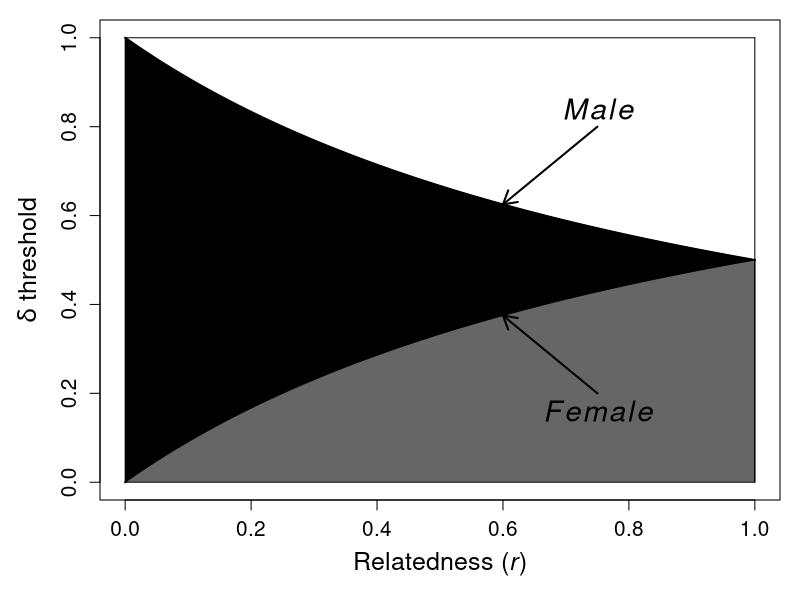
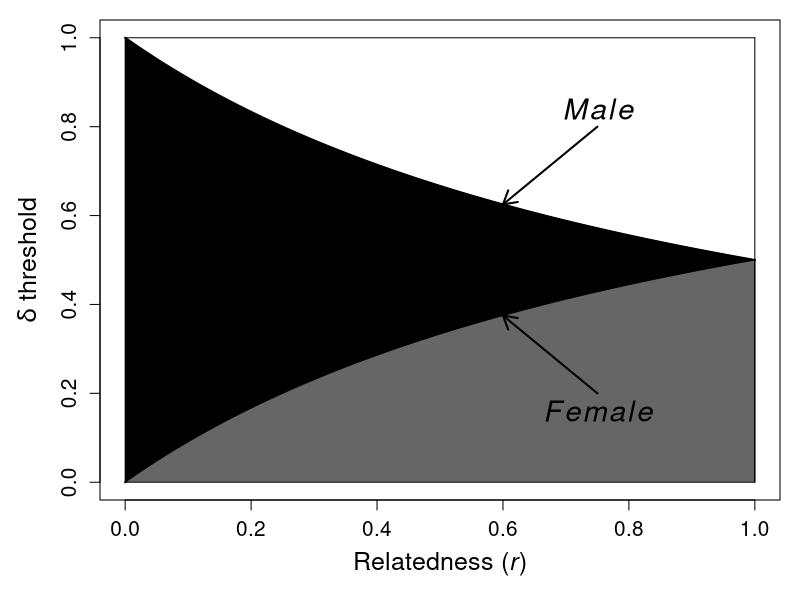
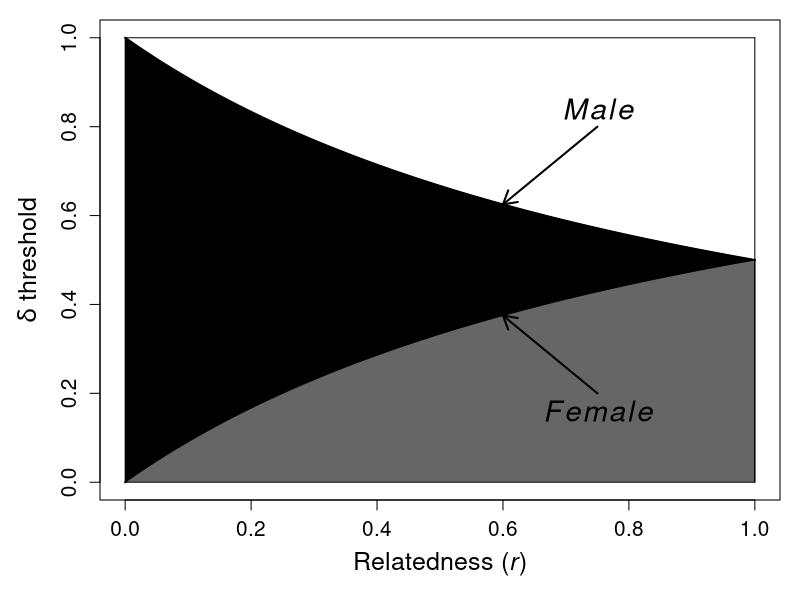
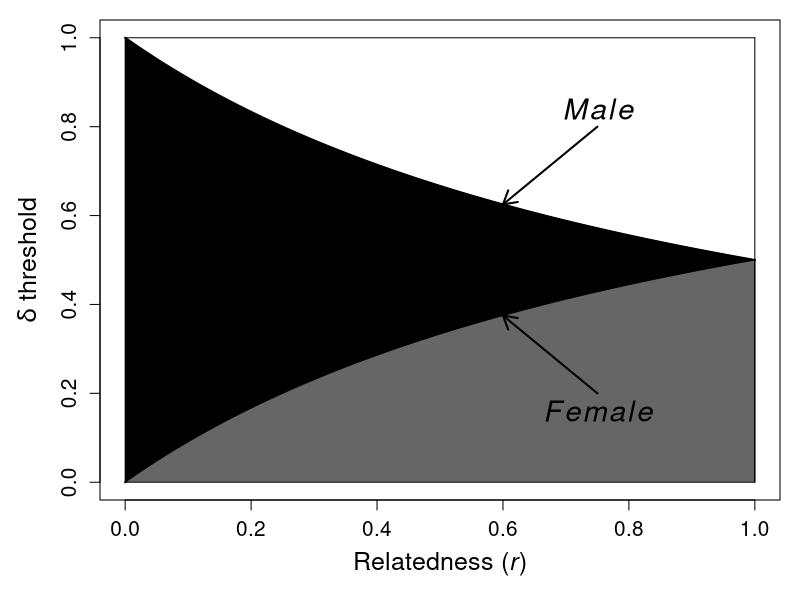
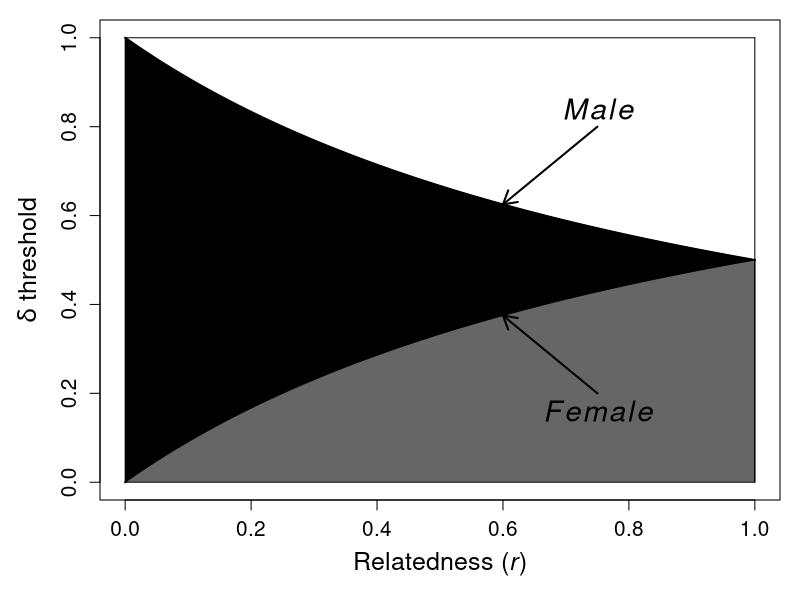
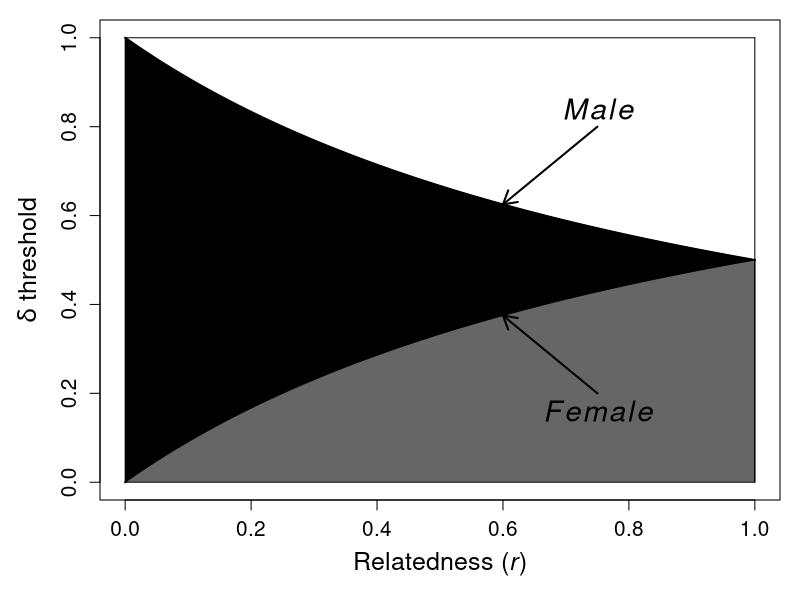
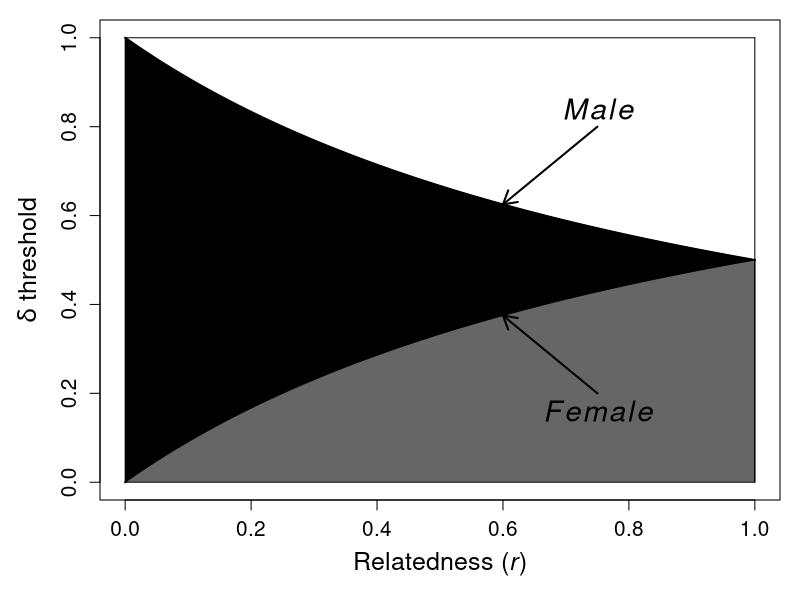
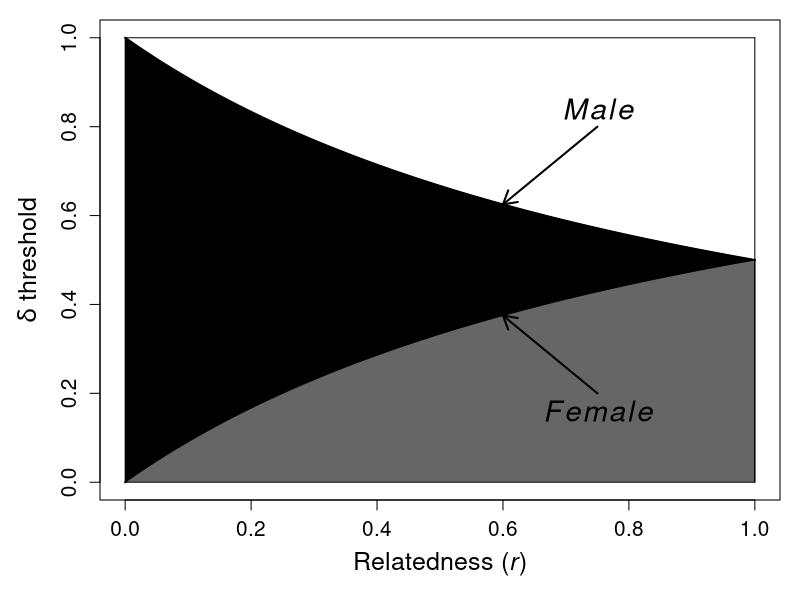

Write the R code that produced these figures, in order. (Note: this script raises an error after producing the figures.)
## ---- chunk 1
initialise_inds <- function(N = 200){
    ID      <- matrix(data = 0, nrow = N, ncol = 30);
    ID[,1]  <- 1:N;
    ID[,2]  <- rbinom(n = N, size = 1, prob = 0.5);
    ID[,3]  <- sample(x = 1:10, size = N, replace = TRUE);
    ID[,4]  <- sample(x = 1:10, size = N, replace = TRUE);
    ID[,5]  <- rep(x = 0, times = N);
    ID[,6]  <- rep(x = -1, times = N);
    ID[,7]  <- rep(x = -1, times = N);
    ID[,8]  <- rep(x = 0, times = N);
    ID[,9]  <- rep(x = -1, times = N);
    ID[,10] <- rep(x = 0, times = N);
    return(ID);
}

initialise_Rmat <- function(ID){
    rows <- dim(ID)[1];
    Rmat <- matrix(data = 0, nrow = rows, ncol = rows);
    diag(Rmat) <- 1;
    Rmat <- cbind(ID[,1], Rmat);
    return(Rmat);
}

Rbuild <- function(Rmat, ID, Rmat_new){
    inds <- dim(ID)[1];
    for(i in 1:inds){
        if(ID[i, 6] %in% Rmat[,1] == FALSE){
            MomP <- -1;
        }else{
            MomP <- which(Rmat[,1] == ID[i, 6]);
        }
        if(ID[i, 7] %in% Rmat[,1] == FALSE){
            DadP <- -1;
        }else{
            DadP <- which(Rmat[,1] == ID[i, 7]);
        }
        # Inbreeding coefficient
        if(MomP < 0 | DadP < 0){
            Rmat_new[i, i+1] <- 1; 
        }else{
            Rmat_new[i, i+1] <- 1 + Rmat[MomP, DadP+1]; 
        }
        # Kinship coefficient
        j <- 1;
        while(j < i){
            if(ID[j, 6] %in% Rmat[,1] == FALSE){
                Om <- -1;
            }else{
                Om <- which(Rmat[,1] == ID[j, 6]);
            }
            if(ID[j, 7] %in% Rmat[,1] == FALSE){
                Od <- -1;
            }else{
                Od <- which(Rmat[,1] == ID[j, 7]);
            }
            
            if(ID[i,5] == 0 & ID[j,5] == 0){
                if(Om < 0 | MomP < 0){
                    w <- 0;
                }else{
                    if(MomP == Om){
                        w <- 0.5 * Rmat[MomP, Om + 1];
                    }else{
                        w <- Rmat[MomP, Om + 1];
                    }
                }
                if(Od < 0 | MomP < 0){
                    y <- 0;
                }else{
                    y <- Rmat[MomP, Od + 1];
                }
                if(Om < 0 | DadP < 0){
                    x <- 0;
                }else{
                    x <- Rmat[DadP, Om + 1];
                }
                if(Od < 0 | DadP < 0){
                    z <- 0;
                }else{
                    if(DadP == Od){
                        z <- 0.5 * Rmat[DadP, Od + 1];
                    }else{
                        z <- Rmat[DadP, Od + 1];
                    }
                }
            }
            rMmuP <- 0.5 * (w + y);
            rDmuP <- 0.5 * (x + z);
            rval  <- 0.5 * (rMmuP + rDmuP);
            
            Rmat_new[i, j+1] <- rval;
            Rmat_new[j, i+1] <- rval;
            j <- j + 1;
        }
    }
    
    for(i in 1:inds){
        for(j in 1:inds){
            if(ID[i, 6] == ID[j, 1]){
                if(ID[j, 6] == -1){
                    Rmat_new[i, j+1] = 0.25;
                    Rmat_new[j, i+1] = 0.25;
                }    
            }
            if(ID[i, 7] == ID[j, 1]){
                if(ID[j, 7] == -1){
                    Rmat_new[i, j+1] = 0.25;
                    Rmat_new[j, i+1] = 0.25;
                }    
            }
        }
    }
    
    return(Rmat_new);
}

mateselect <- function(ID, Rmat_new){
    fem <- ID[ID[,2] == 0 & ID[,5] == 0,];
    mal <- ID[ID[,2] == 1 & ID[,5] == 0,];
    for(i in 1:dim(fem)[1]){
        strat <- sum(fem[i,11:20]);
        vals  <- rep(0, dim(mal)[1]);
        fpos  <- which(Rmat_new[,1] == i); 
        for(j in 1:length(vals)){
            mpos    <- which(Rmat_new[,1] == j);
            kval    <- Rmat_new[i, j+1];
            vals[j] <- kval * strat;
        }
        if(strat < 0){
            weight <- 1 / (1 + (-1 * vals));
            probs  <- weight / sum(weight);
        }else{
            weight <- 1 + vals;
            probs  <- weight / sum(weight);
        }
        mate    <- sample(x = 1:dim(mal)[1], size = 1, pr = probs);
        mateID  <- mal[mate,1];
        matepos <- which(ID[,1] == mateID);
        ownID   <- fem[i, 1];
        ownpos  <- which(ID[,1] == ownID);
        ID[ownpos, 9]  <- mateID;
        ID[matepos, 9] <- ownID;
    }
    return(ID);
}

make_offspring <- function(ID, Rmat_new, nn = 6){
    start_ID <- max(ID[,1]) + 1;
    for(i in 1:dim(ID)[1]){
        if(ID[i, 2] == 0 & ID[i, 9] > 0 & ID[i, 5] == 0){
            mum    <- ID[i,];
            dadpos <- which(ID[,1] == ID[i, 9]);
            dad    <- ID[dadpos,];
            offs   <- matrix(data = 0, nrow = nn, ncol = dim(ID)[2]);
            offs[,1] <- start_ID:(start_ID+nn-1);
            start_ID <- start_ID + nn;
            offs[,2] <- rbinom(n = nn, size = 1, prob = 0.5);
            offs[,3] <- mum[3];
            offs[,4] <- mum[4];
            offs[,6] <- mum[1];
            offs[,7] <- dad[1];
            mrpos    <- which(Rmat_new[,1] == mum[1]);
            drpos    <- which(Rmat_new[,1] == dad[1]);
            offs[,8] <- Rmat_new[mrpos, drpos+1];
            offs[,11:30] <- mum[11:30];
            dum_vec  <- rbinom(n = length(offs[,11:30]), size = 1, prob = 0.5);
            dummy    <- matrix(data = dum_vec, nrow = dim(offs)[1]);
            dummy[dummy > 0] <- NA;
            
        }
    }
}

produce_offs <- function(ID, Rmat_new, nn){
    # NOTE: This toy model has unrealistic recombination between parents!
    mums  <- sum(ID[,2] == 0 & ID[, 5] == 0 & ID[, 9] != 0);
    offs  <- matrix(data = 0, nrow = mums * nn, ncol = dim(ID)[2]);
    start <- 1;
    for(i in 1:dim(ID)[1]){  # Unrealistic recombination saves some time.
        if(ID[i,2] == 0 & ID[i, 5] == 0 & ID[i, 9] != 0){
            her_off     <- matrix(data = ID[i,], nrow = nn, ncol = dim(ID)[2], 
                                  byrow = TRUE);
            her_off[,2] <- rbinom(n = nn, size = 1, prob = 0.5);
            her_off[,6] <- ID[i,1];
            her_off[,7] <- ID[i,9];
            mum_p       <- which(Rmat_new[,1] == ID[i,1]);
            dad_p       <- which(Rmat_new[,1] == ID[i,9]);
            her_off[,8] <- Rmat_new[mum_p, dad_p + 1];
            her_off[,9] <- -1;
            dad_o       <- which(ID[,1] == ID[i,9]);
            dad_overlay <- matrix(data = ID[dad_o,], nrow = nn, 
                                  ncol = dim(ID)[2], byrow = TRUE);
            to_vec      <- rbinom(n = nn*dim(ID)[2], size = 1, prob = 0.5);
            to_overlay  <- matrix(data = to_vec, nrow = nn);
            to_overlay[,1:10] <- 1;
            her_off[to_overlay < 1] <- NA;
            her_off[is.na(her_off)] <- dad_overlay[is.na(her_off)];
            offs[start:(start+(nn-1)), 1:dim(ID)[2]] <- her_off;
            start <- start + nn;
        }
    }
    max_ID   <- max(ID[,1]);
    offs[,1] <- (max_ID + 1):(max_ID + dim(offs)[1]); 
    return(offs);
}

mortality <- function(offs, beta){
    depression        <- exp(-1 * beta * offs[,8]);
    alive             <- rbinom(n = dim(offs)[1], size = 1, prob = depression);
    offs[alive < 1,5] <- -1;
    offs              <- offs[offs[,5] > -1,];
    return(offs);
}

mutation  <- function(offs, mu){
    mutations <- rbinom(n = 20*dim(offs)[1], size = 1, prob = mu);
    tot_mut   <- sum(mutations);
    mut_mat   <- matrix(data = mutations, nrow = dim(offs)[1]);
    mu_eff    <- rnorm(n = tot_mut, mean = 0, sd = 2);
    mut_mat[mut_mat > 0] <- mu_eff;
    offs[,11:30] <- offs[,11:30] + mut_mat;
    return(offs);
}

retain <- function(ID, offs){
    retainers <- rep(x = 0, times = dim(ID)[1]);
    for(i in 1:dim(ID)[1]){
        ID_num <- ID[i, 1];
        ismum  <- sum(offs[,6] == ID_num);
        isdad  <- sum(offs[,7] == ID_num);
        ispar  <- ismum + isdad;
        if(ispar < 1){
            retainers[i] <- 1;
        }
    }
    to_remove <- which(retainers == 1);
    ID <- ID[-to_remove,];
    return(ID);
}

get_stats <- function(ID){
    mean_inbr <- mean(ID[,8]);
    mean_aval <- mean(ID[,11:20]);
    sd_aval   <- sd(ID[,11:20]);
    mean_nval <- mean(ID[,21:30]);
    sd_nval   <- sd(ID[,21:30]);
    stat_vec  <- c(mean_inbr, mean_aval, sd_aval, mean_nval, sd_nval);
    return(stat_vec);
}

immigration <- function(ID, imm, IDst){
    max_ID     <- max(ID[,1]);
    immigrants <- initialise_inds(N = imm);
    avalues    <- rnorm(n = 10 * imm, mean = IDst[2], sd = IDst[3]);
    nvalues    <- rnorm(n = 10 * imm, mean = IDst[4], sd = IDst[5]);
    a_mat      <- matrix(data = avalues, nrow = imm);
    n_mat      <- matrix(data = nvalues, nrow = imm);
    immigrants[,2]     <- 1;
    immigrants[,11:20] <- a_mat;
    immigrants[,21:30] <- n_mat;
    imm_IDs            <- (max_ID + 1):(max_ID + imm);
    immigrants[,1]     <- imm_IDs;
    ID <- rbind(ID, immigrants);
    return(ID);
}

new_gen <- function(ID, Rmat, cost = 0, imm = 5, beta = 1, 
                    mu = 0.01, Kf = 100, Km = 100, nn = 6){
    N       <- dim(ID)[1];
    death   <- rep(x = 0, times = N);
    females <- sum(ID[,2] == 0 & ID[,5] <= 1);
    males   <- sum(ID[,2] == 1 & ID[,5] <= 1);
    strat   <- apply(X = ID[,11:20], MARGIN = 1, FUN = sum);
    strat_c <- abs(strat) * cost;
    strat_d <- rbinom(n = N, size = 1, prob = strat_c);
    death   <- death + strat_d;
    death   <- death + (ID[,5] > 1);
    ID[,5]  <- -1 * death;
    ID      <- ID[order(ID[,2], decreasing = FALSE),];
    ID      <- ID[order(ID[,5], decreasing = FALSE),];
    livef   <- sum(ID[,2] == 0 & ID[,5] < 2 & ID[,5] > -1);
    livem   <- sum(ID[,2] == 1 & ID[,5] < 2 & ID[,5] > -1);
    if(livef > Kf){
        rm   <- livef - Kf;
        rows <- which(ID[,2] == 0 & ID[,5] < 2 & ID[,5] > -1);
        ID[rows[1:rm],5] <- -1;
    }
    if(livem > Km){
        rm   <- livem - Km;
        rows <- which(ID[,2] == 1 & ID[,5] < 2 & ID[,5] > -1);
        ID[rows[1:rm],5] <- -1;
    }
    ID <- rbind(ID[ID[,5] >= 0,], ID[ID[,5] < 0,]);
    
    Rmat_new <- initialise_Rmat(ID);
    Rmat_new <- Rbuild(Rmat, ID, Rmat_new);
    
    ID   <- mateselect(ID, Rmat_new);
    offs <- produce_offs(ID, Rmat_new, nn);
    offs <- mortality(offs, beta);
    offs <- mutation(offs, mu);
    IDst <- get_stats(ID);
    
    lgn  <- ID[ID[,5] == 0,];
    
    ID[ID[,5] >= 0, 5] <- -1;
    
    ID <- retain(ID, offs);
    ID <- rbind(ID, offs);
    
    ID <- immigration(ID, imm, IDst);
    
    results <- list(ID = ID, Rmat = Rmat_new, stats = IDst, last_gen = lgn);
    return(results);
}

mate_connect <- function(ID){
    living     <- ID[ID[,5] == 0,];
    fem_count  <- sum(living[,2] == 0);
    mal_count  <- sum(living[,2] == 1);
    livsor     <- living[order(living[,2]),];
    livsor[,3] <- 1:dim(livsor)[1];
    pointpairs <- matrix(data = 0, nrow = dim(livsor)[1], ncol = 8);
    pointpairs[,1] <- livsor[,1];
    for(i in 1:dim(livsor)[1]){
        if(livsor[i, 2] == 0){
            femID <- livsor[i, 1];
            malID <- livsor[i, 9];
            femps <- i;
            malps <- which(livsor[,1] == malID);
            pointpairs[i, 2] <- malID;
        }
    }
    pointpairs[,3] <- 1:dim(pointpairs)[1];
    distr <- seq(from = 0, to = 2*pi, length.out = dim(pointpairs)[1]);
    for(i in 1:dim(pointpairs)[1]){
        xplace            <- 2 * cos(distr[pointpairs[i, 3]]);
        yplace            <- 2 * sin(distr[pointpairs[i, 3]]);
        pointpairs[i, 5]  <- xplace;
        pointpairs[i, 6]  <- yplace;
    }
    for(i in 1:dim(pointpairs)[1]){
        if(i <= fem_count){
            matepos           <- which(pointpairs[,1] == pointpairs[i, 2]);
            pointpairs[i, 4]  <- matepos;
            pointpairs[i, 7]  <- pointpairs[matepos, 5];
            pointpairs[i, 8]  <- pointpairs[matepos, 6];
        }
    }
    return(pointpairs);
}
## ---- chunk 2
ri <- matrix(data=c(1,0.5,0,0.5,1,0,0,0,1),nrow=3,byrow=TRUE);
Inbreed <- function(focal,mate,alt){
  Inb <- ri[focal,focal] + ri[focal,mate];
  Out <- ri[focal,mate]  + ri[focal,alt];
  DEL <- 1 - (Out/Inb);
  return(DEL);
}
rs <- seq(from=0,to=1,by=0.0001);
dl <- rep(x=0,length=length(rs));
for(i in 1:length(rs)){
  ri <- matrix(data=c(1,rs[i],0,rs[i],1,0,0,0,1),nrow=3,byrow=TRUE);
  dl[i] <- Inbreed(focal=1,mate=2,alt=3);
}
par(mar=c(5,5,1,1));
plot(x=rs,y=dl,type="l",lwd=2,
  xlab=expression(paste("Relatedness (",italic(r),")")),
  ylab=expression(paste(italic(delta)," threshold")),
  cex.lab=1.5,cex.axis=1.25,ylim=c(0,1));
Inbreed <- function(focal,mate,alt){
  Inb <- ri[focal,focal] + ri[focal,mate];
  Out <- ri[focal,focal]  + ri[focal,alt];
  DEL <- 1 - (Out/Inb);
  return(DEL);
}
dk <- rep(x=0,length=length(rs));
for(i in 1:length(rs)){
  ri <- matrix(data=c(1,rs[i],0,rs[i],1,0,0,0,1),nrow=3,byrow=TRUE);
  dk[i] <- Inbreed(focal=2,mate=1,alt=3);
}
points(x=rs,y=dk,type="l",lwd=2,
  cex.lab=1.25,cex.axis=1.5,ylim=c(0,1));
polygon(x=c(rs,rev(rs)),y=c(dk,rev(dl)),col="black");
polygon(x=c(rs,rev(rs)),y=c(rep(0,length(dk)),rev(dk)),col="grey40");
points(x=seq(from=0,to=1,by=0.1),y=rep(1,11),type="l");
points(y=seq(from=0,to=1,by=0.1),x=rep(1,11),type="l");
text(x=0.75,y=0.16,labels=expression(paste(italic(Female))),cex=1.75, col = "black");
arrows(x0=0.75,y0=0.2,x1=0.6,y1=0.375, length = 0.15, angle = 30, code = 2, lwd=2);
text(x=0.75,y=0.84,labels=expression(paste(italic(Male))),cex=1.75, col  = "black");
arrows(x0=0.75,y0=0.8,x1=0.6,y1=0.625, length = 0.15, angle = 30, code = 2, lwd=2);
## ---- chunk 3
ri <- matrix(data=c(1,0.5,0,0.5,1,0,0,0,1),nrow=3,byrow=TRUE);
Inbreed <- function(focal,mate,alt){
  Inb <- ri[focal,focal] + ri[focal,mate];
  Out <- ri[focal,mate]  + ri[focal,alt];
  DEL <- 1 - (Out/Inb);
  return(DEL);
}
rs <- seq(from=0,to=1,by=0.0001);
dl <- rep(x=0,length=length(rs));
for(i in 1:length(rs)){
  ri <- matrix(data=c(1,rs[i],0,rs[i],1,0,0,0,1),nrow=3,byrow=TRUE);
  dl[i] <- Inbreed(focal=1,mate=2,alt=3);
}
par(mar=c(5,5,1,1));
plot(x=rs,y=dl,type="l",lwd=2,
  xlab=expression(paste("Relatedness (",italic(r),")")),
  ylab=expression(paste(italic(delta)," threshold")),
  cex.lab=1.5,cex.axis=1.25,ylim=c(0,1));
Inbreed <- function(focal,mate,alt){
  Inb <- ri[focal,focal] + ri[focal,mate];
  Out <- ri[focal,focal]  + ri[focal,alt];
  DEL <- 1 - (Out/Inb);
  return(DEL);
}
dk <- rep(x=0,length=length(rs));
for(i in 1:length(rs)){
  ri <- matrix(data=c(1,rs[i],0,rs[i],1,0,0,0,1),nrow=3,byrow=TRUE);
  dk[i] <- Inbreed(focal=2,mate=1,alt=3);
}
points(x=rs,y=dk,type="l",lwd=2,
  cex.lab=1.25,cex.axis=1.5,ylim=c(0,1));
polygon(x=c(rs,rev(rs)),y=c(dk,rev(dl)),col="black");
polygon(x=c(rs,rev(rs)),y=c(rep(0,length(dk)),rev(dk)),col="grey40");
points(x=seq(from=0,to=1,by=0.1),y=rep(1,11),type="l");
points(y=seq(from=0,to=1,by=0.1),x=rep(1,11),type="l");
text(x=0.75,y=0.16,labels=expression(paste(italic(Female))),cex=1.75, col = "black");
arrows(x0=0.75,y0=0.2,x1=0.6,y1=0.375, length = 0.15, angle = 30, code = 2, lwd=2);
text(x=0.75,y=0.84,labels=expression(paste(italic(Male))),cex=1.75, col  = "black");
arrows(x0=0.75,y0=0.8,x1=0.6,y1=0.625, length = 0.15, angle = 30, code = 2, lwd=2);
## ---- chunk 4
ri <- matrix(data=c(1,0.5,0,0.5,1,0,0,0,1),nrow=3,byrow=TRUE);
Inbreed <- function(focal,mate,alt){
  Inb <- ri[focal,focal] + ri[focal,mate];
  Out <- ri[focal,mate]  + ri[focal,alt];
  DEL <- 1 - (Out/Inb);
  return(DEL);
}
rs <- seq(from=0,to=1,by=0.0001);
dl <- rep(x=0,length=length(rs));
for(i in 1:length(rs)){
  ri <- matrix(data=c(1,rs[i],0,rs[i],1,0,0,0,1),nrow=3,byrow=TRUE);
  dl[i] <- Inbreed(focal=1,mate=2,alt=3);
}
par(mar=c(5,5,1,1));
plot(x=rs,y=dl,type="l",lwd=2,
  xlab=expression(paste("Relatedness (",italic(r),")")),
  ylab=expression(paste(italic(delta)," threshold")),
  cex.lab=1.5,cex.axis=1.25,ylim=c(0,1));
Inbreed <- function(focal,mate,alt){
  Inb <- ri[focal,focal] + ri[focal,mate];
  Out <- ri[focal,focal]  + ri[focal,alt];
  DEL <- 1 - (Out/Inb);
  return(DEL);
}
dk <- rep(x=0,length=length(rs));
for(i in 1:length(rs)){
  ri <- matrix(data=c(1,rs[i],0,rs[i],1,0,0,0,1),nrow=3,byrow=TRUE);
  dk[i] <- Inbreed(focal=2,mate=1,alt=3);
}
points(x=rs,y=dk,type="l",lwd=2,
  cex.lab=1.25,cex.axis=1.5,ylim=c(0,1));
polygon(x=c(rs,rev(rs)),y=c(dk,rev(dl)),col="black");
polygon(x=c(rs,rev(rs)),y=c(rep(0,length(dk)),rev(dk)),col="grey40");
points(x=seq(from=0,to=1,by=0.1),y=rep(1,11),type="l");
points(y=seq(from=0,to=1,by=0.1),x=rep(1,11),type="l");
text(x=0.75,y=0.16,labels=expression(paste(italic(Female))),cex=1.75, col = "black");
arrows(x0=0.75,y0=0.2,x1=0.6,y1=0.375, length = 0.15, angle = 30, code = 2, lwd=2);
text(x=0.75,y=0.84,labels=expression(paste(italic(Male))),cex=1.75, col  = "black");
arrows(x0=0.75,y0=0.8,x1=0.6,y1=0.625, length = 0.15, angle = 30, code = 2, lwd=2);
## ---- chunk 5
ri <- matrix(data=c(1,0.5,0,0.5,1,0,0,0,1),nrow=3,byrow=TRUE);
Inbreed <- function(focal,mate,alt){
  Inb <- ri[focal,focal] + ri[focal,mate];
  Out <- ri[focal,mate]  + ri[focal,alt];
  DEL <- 1 - (Out/Inb);
  return(DEL);
}
rs <- seq(from=0,to=1,by=0.0001);
dl <- rep(x=0,length=length(rs));
for(i in 1:length(rs)){
  ri <- matrix(data=c(1,rs[i],0,rs[i],1,0,0,0,1),nrow=3,byrow=TRUE);
  dl[i] <- Inbreed(focal=1,mate=2,alt=3);
}
par(mar=c(5,5,1,1));
plot(x=rs,y=dl,type="l",lwd=2,
  xlab=expression(paste("Relatedness (",italic(r),")")),
  ylab=expression(paste(italic(delta)," threshold")),
  cex.lab=1.5,cex.axis=1.25,ylim=c(0,1));
Inbreed <- function(focal,mate,alt){
  Inb <- ri[focal,focal] + ri[focal,mate];
  Out <- ri[focal,focal]  + ri[focal,alt];
  DEL <- 1 - (Out/Inb);
  return(DEL);
}
dk <- rep(x=0,length=length(rs));
for(i in 1:length(rs)){
  ri <- matrix(data=c(1,rs[i],0,rs[i],1,0,0,0,1),nrow=3,byrow=TRUE);
  dk[i] <- Inbreed(focal=2,mate=1,alt=3);
}
points(x=rs,y=dk,type="l",lwd=2,
  cex.lab=1.25,cex.axis=1.5,ylim=c(0,1));
polygon(x=c(rs,rev(rs)),y=c(dk,rev(dl)),col="black");
polygon(x=c(rs,rev(rs)),y=c(rep(0,length(dk)),rev(dk)),col="grey40");
points(x=seq(from=0,to=1,by=0.1),y=rep(1,11),type="l");
points(y=seq(from=0,to=1,by=0.1),x=rep(1,11),type="l");
text(x=0.75,y=0.16,labels=expression(paste(italic(Female))),cex=1.75, col = "black");
arrows(x0=0.75,y0=0.2,x1=0.6,y1=0.375, length = 0.15, angle = 30, code = 2, lwd=2);
text(x=0.75,y=0.84,labels=expression(paste(italic(Male))),cex=1.75, col  = "black");
arrows(x0=0.75,y0=0.8,x1=0.6,y1=0.625, length = 0.15, angle = 30, code = 2, lwd=2);
## ---- chunk 6
ri <- matrix(data=c(1,0.5,0,0.5,1,0,0,0,1),nrow=3,byrow=TRUE);
Inbreed <- function(focal,mate,alt){
  Inb <- ri[focal,focal] + ri[focal,mate];
  Out <- ri[focal,mate]  + ri[focal,alt];
  DEL <- 1 - (Out/Inb);
  return(DEL);
}
rs <- seq(from=0,to=1,by=0.0001);
dl <- rep(x=0,length=length(rs));
for(i in 1:length(rs)){
  ri <- matrix(data=c(1,rs[i],0,rs[i],1,0,0,0,1),nrow=3,byrow=TRUE);
  dl[i] <- Inbreed(focal=1,mate=2,alt=3);
}
par(mar=c(5,5,1,1));
plot(x=rs,y=dl,type="l",lwd=2,
  xlab=expression(paste("Relatedness (",italic(r),")")),
  ylab=expression(paste(italic(delta)," threshold")),
  cex.lab=1.5,cex.axis=1.25,ylim=c(0,1));
Inbreed <- function(focal,mate,alt){
  Inb <- ri[focal,focal] + ri[focal,mate];
  Out <- ri[focal,focal]  + ri[focal,alt];
  DEL <- 1 - (Out/Inb);
  return(DEL);
}
dk <- rep(x=0,length=length(rs));
for(i in 1:length(rs)){
  ri <- matrix(data=c(1,rs[i],0,rs[i],1,0,0,0,1),nrow=3,byrow=TRUE);
  dk[i] <- Inbreed(focal=2,mate=1,alt=3);
}
points(x=rs,y=dk,type="l",lwd=2,
  cex.lab=1.25,cex.axis=1.5,ylim=c(0,1));
polygon(x=c(rs,rev(rs)),y=c(dk,rev(dl)),col="black");
polygon(x=c(rs,rev(rs)),y=c(rep(0,length(dk)),rev(dk)),col="grey40");
points(x=seq(from=0,to=1,by=0.1),y=rep(1,11),type="l");
points(y=seq(from=0,to=1,by=0.1),x=rep(1,11),type="l");
text(x=0.75,y=0.16,labels=expression(paste(italic(Female))),cex=1.75, col = "black");
arrows(x0=0.75,y0=0.2,x1=0.6,y1=0.375, length = 0.15, angle = 30, code = 2, lwd=2);
text(x=0.75,y=0.84,labels=expression(paste(italic(Male))),cex=1.75, col  = "black");
arrows(x0=0.75,y0=0.8,x1=0.6,y1=0.625, length = 0.15, angle = 30, code = 2, lwd=2);
## ---- chunk 7
ri <- matrix(data=c(1,0.5,0,0.5,1,0,0,0,1),nrow=3,byrow=TRUE);
Inbreed <- function(focal,mate,alt){
  Inb <- ri[focal,focal] + ri[focal,mate];
  Out <- ri[focal,mate]  + ri[focal,alt];
  DEL <- 1 - (Out/Inb);
  return(DEL);
}
rs <- seq(from=0,to=1,by=0.0001);
dl <- rep(x=0,length=length(rs));
for(i in 1:length(rs)){
  ri <- matrix(data=c(1,rs[i],0,rs[i],1,0,0,0,1),nrow=3,byrow=TRUE);
  dl[i] <- Inbreed(focal=1,mate=2,alt=3);
}
par(mar=c(5,5,1,1));
plot(x=rs,y=dl,type="l",lwd=2,
  xlab=expression(paste("Relatedness (",italic(r),")")),
  ylab=expression(paste(italic(delta)," threshold")),
  cex.lab=1.5,cex.axis=1.25,ylim=c(0,1));
Inbreed <- function(focal,mate,alt){
  Inb <- ri[focal,focal] + ri[focal,mate];
  Out <- ri[focal,focal]  + ri[focal,alt];
  DEL <- 1 - (Out/Inb);
  return(DEL);
}
dk <- rep(x=0,length=length(rs));
for(i in 1:length(rs)){
  ri <- matrix(data=c(1,rs[i],0,rs[i],1,0,0,0,1),nrow=3,byrow=TRUE);
  dk[i] <- Inbreed(focal=2,mate=1,alt=3);
}
points(x=rs,y=dk,type="l",lwd=2,
  cex.lab=1.25,cex.axis=1.5,ylim=c(0,1));
polygon(x=c(rs,rev(rs)),y=c(dk,rev(dl)),col="black");
polygon(x=c(rs,rev(rs)),y=c(rep(0,length(dk)),rev(dk)),col="grey40");
points(x=seq(from=0,to=1,by=0.1),y=rep(1,11),type="l");
points(y=seq(from=0,to=1,by=0.1),x=rep(1,11),type="l");
text(x=0.75,y=0.16,labels=expression(paste(italic(Female))),cex=1.75, col = "black");
arrows(x0=0.75,y0=0.2,x1=0.6,y1=0.375, length = 0.15, angle = 30, code = 2, lwd=2);
text(x=0.75,y=0.84,labels=expression(paste(italic(Male))),cex=1.75, col  = "black");
arrows(x0=0.75,y0=0.8,x1=0.6,y1=0.625, length = 0.15, angle = 30, code = 2, lwd=2);
## ---- chunk 8
ri <- matrix(data=c(1,0.5,0,0.5,1,0,0,0,1),nrow=3,byrow=TRUE);
Inbreed <- function(focal,mate,alt){
  Inb <- ri[focal,focal] + ri[focal,mate];
  Out <- ri[focal,mate]  + ri[focal,alt];
  DEL <- 1 - (Out/Inb);
  return(DEL);
}
rs <- seq(from=0,to=1,by=0.0001);
dl <- rep(x=0,length=length(rs));
for(i in 1:length(rs)){
  ri <- matrix(data=c(1,rs[i],0,rs[i],1,0,0,0,1),nrow=3,byrow=TRUE);
  dl[i] <- Inbreed(focal=1,mate=2,alt=3);
}
par(mar=c(5,5,1,1));
plot(x=rs,y=dl,type="l",lwd=2,
  xlab=expression(paste("Relatedness (",italic(r),")")),
  ylab=expression(paste(italic(delta)," threshold")),
  cex.lab=1.5,cex.axis=1.25,ylim=c(0,1));
Inbreed <- function(focal,mate,alt){
  Inb <- ri[focal,focal] + ri[focal,mate];
  Out <- ri[focal,focal]  + ri[focal,alt];
  DEL <- 1 - (Out/Inb);
  return(DEL);
}
dk <- rep(x=0,length=length(rs));
for(i in 1:length(rs)){
  ri <- matrix(data=c(1,rs[i],0,rs[i],1,0,0,0,1),nrow=3,byrow=TRUE);
  dk[i] <- Inbreed(focal=2,mate=1,alt=3);
}
points(x=rs,y=dk,type="l",lwd=2,
  cex.lab=1.25,cex.axis=1.5,ylim=c(0,1));
polygon(x=c(rs,rev(rs)),y=c(dk,rev(dl)),col="black");
polygon(x=c(rs,rev(rs)),y=c(rep(0,length(dk)),rev(dk)),col="grey40");
points(x=seq(from=0,to=1,by=0.1),y=rep(1,11),type="l");
points(y=seq(from=0,to=1,by=0.1),x=rep(1,11),type="l");
text(x=0.75,y=0.16,labels=expression(paste(italic(Female))),cex=1.75, col = "black");
arrows(x0=0.75,y0=0.2,x1=0.6,y1=0.375, length = 0.15, angle = 30, code = 2, lwd=2);
text(x=0.75,y=0.84,labels=expression(paste(italic(Male))),cex=1.75, col  = "black");
arrows(x0=0.75,y0=0.8,x1=0.6,y1=0.625, length = 0.15, angle = 30, code = 2, lwd=2);
## ---- chunk 9
ri <- matrix(data=c(1,0.5,0,0.5,1,0,0,0,1),nrow=3,byrow=TRUE);
Inbreed <- function(focal,mate,alt){
  Inb <- ri[focal,focal] + ri[focal,mate];
  Out <- ri[focal,mate]  + ri[focal,alt];
  DEL <- 1 - (Out/Inb);
  return(DEL);
}
rs <- seq(from=0,to=1,by=0.0001);
dl <- rep(x=0,length=length(rs));
for(i in 1:length(rs)){
  ri <- matrix(data=c(1,rs[i],0,rs[i],1,0,0,0,1),nrow=3,byrow=TRUE);
  dl[i] <- Inbreed(focal=1,mate=2,alt=3);
}
par(mar=c(5,5,1,1));
plot(x=rs,y=dl,type="l",lwd=2,
  xlab=expression(paste("Relatedness (",italic(r),")")),
  ylab=expression(paste(italic(delta)," threshold")),
  cex.lab=1.5,cex.axis=1.25,ylim=c(0,1));
Inbreed <- function(focal,mate,alt){
  Inb <- ri[focal,focal] + ri[focal,mate];
  Out <- ri[focal,focal]  + ri[focal,alt];
  DEL <- 1 - (Out/Inb);
  return(DEL);
}
dk <- rep(x=0,length=length(rs));
for(i in 1:length(rs)){
  ri <- matrix(data=c(1,rs[i],0,rs[i],1,0,0,0,1),nrow=3,byrow=TRUE);
  dk[i] <- Inbreed(focal=2,mate=1,alt=3);
}
points(x=rs,y=dk,type="l",lwd=2,
  cex.lab=1.25,cex.axis=1.5,ylim=c(0,1));
polygon(x=c(rs,rev(rs)),y=c(dk,rev(dl)),col="black");
polygon(x=c(rs,rev(rs)),y=c(rep(0,length(dk)),rev(dk)),col="grey40");
points(x=seq(from=0,to=1,by=0.1),y=rep(1,11),type="l");
points(y=seq(from=0,to=1,by=0.1),x=rep(1,11),type="l");
text(x=0.75,y=0.16,labels=expression(paste(italic(Female))),cex=1.75, col = "black");
arrows(x0=0.75,y0=0.2,x1=0.6,y1=0.375, length = 0.15, angle = 30, code = 2, lwd=2);
text(x=0.75,y=0.84,labels=expression(paste(italic(Male))),cex=1.75, col  = "black");
arrows(x0=0.75,y0=0.8,x1=0.6,y1=0.625, length = 0.15, angle = 30, code = 2, lwd=2);
## ---- chunk 10
fcoeff   <- seq(from = 0, to = 1, length = 1000);
survB0   <- rep(1, 1000);
survB0p2 <- exp(-1*0.2*fcoeff);
survB1   <- exp(-1*1*fcoeff);
survB2   <- exp(-1*2*fcoeff);
survB5   <- exp(-1*5*fcoeff);
par(mar = c(5, 5, 1, 0.5));
plot(x = 0, y = 0, type = "n", xlab = "Inbreeding coefficient (f)",
     ylab = expression(paste("Pr. offspring survival (1 - ",delta,")")),
     xlim = c(0, 1), ylim = c(0, 1), cex.lab = 1.5, cex.axis = 1.5);
points(x = fcoeff, y = survB0, type = "l", lwd = 3);
points(x = fcoeff, y = survB0p2, type = "l", lwd = 3);
points(x = fcoeff, y = survB1, type = "l", lwd = 3);
points(x = fcoeff, y = survB2, type = "l", lwd = 3);
points(x = fcoeff, y = survB5, type = "l", lwd = 3);
text(x = 0.8, y = 0.94, labels = expression(beta == 0), cex = 1.5);
text(x = 0.8, y = 0.79, labels = expression(beta == 0.2), cex = 1.5, srt = -8);
text(x = 0.7, y = 0.43, labels = expression(beta == 1), cex = 1.5, srt = -24);
text(x = 0.5, y = 0.30, labels = expression(beta == 2), cex = 1.5, srt = -32);
text(x = 0.3, y = 0.14, labels = expression(beta == 5), cex = 1.5, srt = -40);
## ---- chunk 11
inputPanel(
  sliderInput("Imm", label = "Immigrants", width="100%",
              min = 0.0, max = 10, value = 0, step = 1), 
  sliderInput("ID", label = "Inbreeding Depression", width="100%",
              min = 0.0, max = 10, value = 0, step = 0.5), 
  sliderInput("cost", label = "Strategy Cost", width="100%",
              min = 0.0, max = 0.1, value = 0, step = 0.01), 
  sliderInput("mu", label = "Mutation Rate", width="100%",
              min = 0.0, max = 0.1, value = 0, step = 0.01), 
  actionButton("mate", "New Generation"),
  actionButton("reset", "Reset")
)

gen     <- reactiveValues();
iter    <- reactiveValues();
mtt     <- reactiveValues();

gen$dat  <- list(ID = NULL, Rmat = NULL, lgn = NULL);
iter$all <- 0;
iter$nue <- 0;
iter$kva <- 0;
iter$mkv <- 0;
mtt$dat  <- NULL;

Ds    <- observeEvent(input$mate, {
        if( is.null(gen$dat$ID) == TRUE | is.null(gen$dat$ID) == TRUE){
            gen$dat$ID   <- initialise_inds(N = 80);
            gen$dat$Rmat <- initialise_Rmat(gen$dat$ID);
        }else{
            gen$dat  <- new_gen(ID = gen$dat$ID, Rmat = gen$dat$Rmat, 
                                Kf = 40, Km = 40, beta = input$ID, 
                                imm = input$Imm, cost = input$cost, 
                                mu = input$mu);
            iter$all <- c(iter$all, mean(gen$dat$ID[,11:20]));
            iter$nue <- c(iter$nue, mean(gen$dat$ID[,21:30]));
            kvalues  <- gen$dat$Rmat;
            kvalues  <- kvalues[,-1];
            if(dim(kvalues)[1] > 80){
                kvalues <- kvalues[1:80, 1:80];
            }
            diag(kvalues) <- NA ;#diag(kvalues) * 0.5;
            iter$kva <- kvalues;
            iter$mkv <- c(iter$mkv, mean(kvalues, na.rm = TRUE));
            mtID     <- gen$dat$last_gen;
            mtt$dat  <- mate_connect(mtID);
        }
})

rs    <- observeEvent(input$reset, {
       gen$dat <- list(ID = NULL, Rmat = NULL);
       iter$all <- 0;
       iter$nue <- 0;
       iter$kva <- 0;
       iter$mkv <- 0;
})

renderPlot({
  par(bg = 'transparent');
  malle <- iter$all;
  mneut <- iter$nue
  mkval <- iter$mkv
  gens  <- 1:length(iter$all);
  if(length(gens) < 6){
      par(mfrow = c(1, 2));
      if(length(gens) > 1){
          dat <- mtt$dat;
          femrow <- 1:sum(dat[,2] > 0);
          malrow <- (sum(dat[,2] > 0) + 1):dim(dat)[1];
          plot(x = dat[, 5], y = dat[, 6], pch = 15, col = "blue", cex = 1.25,
               xlim = c(-2, 2), ylim = c(-2, 2), xaxt = "n", yaxt = "n", xlab = "",
               ylab = "", type = "n", bty = "n");
          text(x = -2, y = -2, pos = 4, col = "red", labels = "Males", cex = 1.75);
          text(x = -2, y =  2, pos = 4, col = "blue", labels = "Females", cex = 1.75);
          arrows(x0 = dat[femrow,5], x1 = dat[femrow,7], y0 = dat[femrow,6], 
              y1 = dat[femrow,8], length = 0, lwd = 2);
          points(x = dat[femrow, 5], y = dat[femrow, 6], pch = 15, col = "blue", cex = 1.25);
          points(x = dat[malrow, 5], y = dat[malrow, 6], pch = 16, col = "red", cex = 1.25);
          plot(x = 0:5, y = 0:5, type = "n", ylim = c(0, 1), cex.axis = 1.5,
               cex.lab = 1.5, xlab = "Generation", ylab = "Mean Kinship", 
               bg = "transparent");
          points(x = gens, y = mkval, pch = 20, cex = 1.5, type = "b",
                 lwd = 2, col = "black");
      }else{
          plot.new();
      }
  }else{
      par(mfrow = c(1, 2));
      dat <- mtt$dat;
      femrow <- 1:sum(dat[,2] > 0);
      malrow <- (sum(dat[,2] > 0) + 1):dim(dat)[1];
      plot(x = dat[, 5], y = dat[, 6], pch = 15, col = "blue", cex = 1.25,
           xlim = c(-2, 2), ylim = c(-2, 2), xaxt = "n", yaxt = "n", xlab = "",
           ylab = "", type = "n", bty = "n");
           arrows(x0 = dat[femrow,5], x1 = dat[femrow,7], y0 = dat[femrow,6], 
           y1 = dat[femrow,8], length = 0, lwd = 2);
      text(x = -2, y = -2, pos = 4, col = "red", labels = "Males", cex = 1.75);
      text(x = -2, y =  2, pos = 4, col = "blue", labels = "Females", cex = 1.75);
      points(x = dat[femrow, 5], y = dat[femrow, 6], pch = 15, col = "blue", cex = 1.25);
      points(x = dat[malrow, 5], y = dat[malrow, 6], pch = 15, col = "red", cex = 1.25);
      x0 <- length(gens) - 5;
      x1 <- length(gens) + 0;
      plot(x = x0:x1, y = 0:5, type = "n", ylim = c(0, 1), cex.axis = 1.5,
           cex.lab = 1.5, xlab = "Generation", ylab = "Mean Kinship", 
           bg = "transparent");
      points(x = gens, y = mkval, pch = 20, cex = 1.5, type = "b",
                 lwd = 2, col = "black");
  }
})
## ---- chunk 12
inputPanel(
  sliderInput("Imm3", label = "Immigrants", width="100%",
              min = 0.0, max = 10, value = 0, step = 1), 
  sliderInput("ID3", label = "Inbreeding Depression", width="100%",
              min = 0.0, max = 10, value = 0, step = 0.5), 
  sliderInput("cost3", label = "Strategy Cost", width="100%",
              min = 0.0, max = 0.1, value = 0, step = 0.01), 
  sliderInput("mu3", label = "Mutation Rate", width="100%",
              min = 0.0, max = 0.1, value = 0, step = 0.01), 
  actionButton("mate3", "New Generation"),
  actionButton("reset3", "Reset")
)

gen     <- reactiveValues();
iter    <- reactiveValues();

gen$dat  <- list(ID = NULL, Rmat = NULL);
iter$all <- 0;
iter$nue <- 0;
iter$kva <- 0;
iter$mkv <- 0;

Ds    <- observeEvent(input$mate3, {
        if( is.null(gen$dat$ID) == TRUE | is.null(gen$dat$ID) == TRUE){
            gen$dat$ID   <- initialise_inds(N = 80);
            gen$dat$Rmat <- initialise_Rmat(gen$dat$ID);
        }else{
            gen$dat  <- new_gen(ID = gen$dat$ID, Rmat = gen$dat$Rmat, 
                                Kf = 40, Km = 40, beta = input$ID3, 
                                imm = input$Imm3, cost = input$cost3, 
                                mu = input$mu3);
            iter$all <- c(iter$all, mean(gen$dat$ID[,11:20]));
            iter$nue <- c(iter$nue, mean(gen$dat$ID[,21:30]));
            kvalues  <- gen$dat$Rmat;
            kvalues  <- kvalues[,-1];
            if(dim(kvalues)[1] > 80){
                kvalues <- kvalues[1:80, 1:80];
            }
            diag(kvalues) <- NA ;#diag(kvalues) * 0.5;
            iter$kva <- kvalues;
            iter$mkv <- c(iter$mkv, mean(kvalues, na.rm = TRUE));
        }
})

rs    <- observeEvent(input$reset3, {
       gen$dat <- list(ID = NULL, Rmat = NULL);
       iter$all <- 0;
       iter$nue <- 0;
       iter$kva <- 0;
       iter$mkv <- 0;
})

renderPlot({
  par(bg = 'transparent');
  malle <- iter$all;
  mneut <- iter$nue
  mkval <- iter$mkv
  gens  <- 1:length(iter$all);
  if(length(gens) < 6){
      par(mfrow = c(1, 2));
      if(length(gens) > 0){
          par(mar = c(7, 5, 5, 5));
          hist(iter$kva, xlim = c(0, 1), ylim = c(0, 20), freq = FALSE, col = "black",
               yaxt = "n", ylab = "", main = "", xlab = "", 
               breaks = seq(from = 0, to = 1, by = 0.05), cex.axis = 1.5);
          title(xlab = "Kinship (k)", line = 4, cex.axis = 1.5, cex.lab = 1.5);
          box(lwd = 3);
          plot(x = 0:5, y = 0:5, type = "n", ylim = c(0, 1), cex.axis = 1.5,
               cex.lab = 1.5, xlab = "Generation", ylab = "Mean Kinship", 
               bg = "transparent");
          points(x = gens, y = mkval, pch = 20, cex = 1.5, type = "b",
                 lwd = 2, col = "black");
      }else{
          plot.new();
      }
  }else{
      x0 <- length(gens) - 5;
      x1 <- length(gens) + 0;
      par(mfrow = c(1, 2), mar = c(7, 5, 5, 5));
      hist(iter$kva, xlim = c(0, 1), ylim = c(0, 20), freq = FALSE, col = "black",
           yaxt = "n", ylab = "", main = "", xlab = "", 
           breaks = seq(from = 0, to = 1, by = 0.05), cex.axis = 1.5);
      title(xlab = "Kinship (k)", line = 4, cex.axis = 1.5, cex.lab = 1.5);
      box(lwd = 3);
      plot(x = x0:x1, y = 0:5, type = "n", ylim = c(0, 1), cex.axis = 1.5,
           cex.lab = 1.5, xlab = "Generation", ylab = "Mean Kinship", 
           bg = "transparent");
      points(x = gens, y = mkval, pch = 20, cex = 1.5, type = "b",
                 lwd = 2, col = "black");
  }
})
## ---- chunk 13
renderPlot({
  par(bg = 'transparent');
  malle <- iter$all;
  mneut <- iter$nue
  mkval <- iter$mkv
  gens  <- 1:length(iter$all);
  par(mar = c(7, 5, 5, 5));
  hist(iter$kva, xlim = c(0, 1), ylim = c(0, 20), freq = FALSE, col = "black",
        yaxt = "n", ylab = "", main = "", xlab = "", 
        breaks = seq(from = 0, to = 1, by = 0.05), cex.axis = 1.5);
  title(xlab = "Kinship (k)", line = 4, cex.axis = 1.5, cex.lab = 1.5);
  box(lwd = 3);
})
## ---- chunk 14
inputPanel(
  sliderInput("Imm2", label = "Immigrants", width="100%",
              min = 0.0, max = 10, value = 2, step = 1), 
  sliderInput("ID2", label = "Inbreeding Depression", width="100%",
              min = 0.0, max = 10, value = 8, step = 0.5), 
  sliderInput("cost2", label = "Strategy Cost", width="100%",
              min = 0.0, max = 0.1, value = 0, step = 0.01), 
  sliderInput("mu2", label = "Mutation Rate", width="100%",
              min = 0.0, max = 0.1, value = 0, step = 0.01), 
  actionButton("mate2", "New Generation"),
  actionButton("reset2", "Reset")
)

gen     <- reactiveValues();
iter    <- reactiveValues();

gen$dat  <- list(ID = NULL, Rmat = NULL);
iter$all <- 0;
iter$nue <- 0;
iter$kva <- 0;
iter$mkv <- 0;

Ds    <- observeEvent(input$mate2, {
        if( is.null(gen$dat$ID) == TRUE | is.null(gen$dat$ID) == TRUE){
            gen$dat$ID   <- initialise_inds(N = 80);
            gen$dat$Rmat <- initialise_Rmat(gen$dat$ID);
        }else{
            gen$dat  <- new_gen(ID = gen$dat$ID, Rmat = gen$dat$Rmat, 
                                Kf = 40, Km = 40, beta = input$ID2, 
                                imm = input$Imm2, cost = input$cost2, 
                                mu = input$mu2);
            iter$all <- c(iter$all, mean(gen$dat$ID[,11:20]));
            iter$nue <- c(iter$nue, mean(gen$dat$ID[,21:30]));
            kvalues  <- gen$dat$Rmat;
            kvalues  <- kvalues[,-1];
            if(dim(kvalues)[1] > 80){
                kvalues <- kvalues[1:80, 1:80];
            }
            diag(kvalues) <- NA ;#diag(kvalues) * 0.5;
            iter$kva <- kvalues;
            iter$mkv <- c(iter$mkv, mean(kvalues, na.rm = TRUE));
        }
})

rs    <- observeEvent(input$reset2, {
       gen$dat <- list(ID = NULL, Rmat = NULL);
       iter$all <- 0;
       iter$nue <- 0;
       iter$kva <- 0;
       iter$mkv <- 0;
})

renderPlot({
  par(bg = 'transparent');
  malle <- iter$all;
  mneut <- iter$nue
  gens  <- 1:length(iter$all);
  if(length(gens) < 6){
      par(mfrow = c(1, 2));
      plot(x = 0:5, y = 0:5, type = "n", ylim = c(-1, 1), cex.axis = 1.5,
           cex.lab = 1.5, xlab = "Generation", ylab = "Inbreeding strategy", 
           bg = "transparent");
      abline(h = 0, lty = "dotted", lwd = 0.8);
      polygon(x=c(-0.125, 2.65, 2.65, -0.125), y=c(0.825, 0.825, 1.1, 1.1), 
              border=NA, col="black");
      polygon(x=c(-0.125, 2.65, 2.65, -0.125), y=c(-0.825, -0.825, -1.1, -1.1), 
              border=NA, col="black");
      abline(v = -0.125, lwd = 4);
      text(x = 0, y = 0.95, labels = "Inbreeding Preference", cex = 1.5, 
           col = "white", pos = 4);
      text(x = 0, y = -0.95, labels = "Inbreeding Avoidance", cex = 1.5, 
           col = "white", pos = 4);
      if(length(gens) > 0){
          points(x = gens, y = malle, pch = 20, cex = 1.5, type = "b",
                 lwd = 2, col = "black");
          par(mar = c(7, 5, 5, 5));
          hist(iter$kva, xlim = c(0, 1), ylim = c(0, 20), freq = FALSE, col = "black",
               yaxt = "n", ylab = "", main = "", xlab = "", 
               breaks = seq(from = 0, to = 1, by = 0.05), cex.axis = 1.5);
          title(xlab = "Kinship (k)", line = 4, cex.axis = 1.5, cex.lab = 1.5);
          box(lwd = 3);
      }
  }else{
      x0 <- length(gens) - 5;
      x1 <- length(gens) + 0;
      par(mfrow = c(1, 2));
      plot(x = x0:x1, y = 0:5, type = "n", ylim = c(-1, 1), cex.axis = 1.5,
           cex.lab = 1.5, xlab = "Generation", ylab = "Inbreeding strategy", 
           bg = "transparent");
      abline(h = 0, lty = "dotted", lwd = 0.8);
      polygon(x=c(x0-0.125, x0+2.65, x0+2.65, x0-0.125), 
              y=c(0.825, 0.825, 1.1, 1.1), border=NA, col="black");
      polygon(x=c(x0-0.125, x0+2.65, x0+2.65, x0-0.125), 
              y=c(-0.825, -0.825, -1.1, -1.1), border=NA, col="black");
      abline(v = x0-0.125, lwd = 4);
      text(x = x0, y = 0.95, labels = "Inbreeding Preference", cex = 1.5, 
           col = "white", pos = 4);
      text(x = x0, y = -0.95, labels = "Inbreeding Avoidance", cex = 1.5, 
           col = "white", pos = 4);
      points(x = gens, y = malle, pch = 20, cex = 1.5, type = "b",
                 lwd = 2, col = "black");
      par(mar = c(7, 5, 5, 5));
      hist(iter$kva, xlim = c(0, 1), ylim = c(0, 20), freq = FALSE, col = "black",
           yaxt = "n", ylab = "", main = "", xlab = "", 
           breaks = seq(from = 0, to = 1, by = 0.05), cex.axis = 1.5);
      title(xlab = "Kinship (k)", line = 4, cex.axis = 1.5, cex.lab = 1.5);
      box(lwd = 3);
  }
})
## ---- chunk 15
M <- 10;
m <- seq(from = 0, to = 4, by = 0.1);
n <- M/m;
par(mar = c(5, 5, 1, 1));
plot(x = m, y = n, type = "l", lwd = 3, cex.lab = 1.5, cex.axis = 1.5,
     xlab = "Parental investment (m)", ylab = "Offspring produced (n)",
     ylim = c(0, 20));
text(x = 3.25, y = 16, labels = expression(paste(n == frac(M,m))), cex = 2.5);
## ---- chunk 16
V <- 1 * (1 - exp(-1 * (m - 1)));
V[V<0] <- NA;
par(mar = c(5, 5, 1, 1));
plot(x = m, y = V, type = "l", lwd = 3, cex.lab = 1.5, cex.axis = 1.5,
     xlab = "Parental investment (m)", 
     ylab = expression(paste("Offspring viability (",upsilon,")")),
     ylim = c(0, 1));
text(x = 1.2, y = 0.9, labels = expression(upsilon == 1 - e^{-c(m - m[min])}), 
     cex = 1.75);
## ---- chunk 17
V <- 1 * (1 - exp(-1 * (m - 1)));
V[V<0] <- NA;
par(mar = c(5, 5, 1, 1));
plot(x = m, y = V, type = "l", lwd = 3, cex.lab = 1.5, cex.axis = 1.5,
     xlab = "Parental investment (m)", 
     ylab = expression(paste("Offspring viability (",upsilon,")")),
     ylim = c(0, 1));
text(x = 1.2, y = 0.9, labels = expression(upsilon == 1 - e^{-c(m - m[min])}), 
     cex = 1.75);
abline(a = 0, b = 2*0.3410784 / 2.146197, lty = "dashed");
arrows(x0=2.146197,y0=0.3,x1=2.146197,y1=0,
       length = 0.15,angle=30,code=2,lwd=3);
text(x=2.146197,y=0.4,labels=expression(paste(italic(m)^"*")),cex=2);
## ---- chunk 18
V <- 1 * (1 - exp(-1 * (m - 1)));
V[V<0] <- NA;
par(mar = c(5, 5, 1, 1));
plot(x = m, y = V, type = "l", lwd = 3, cex.lab = 1.5, cex.axis = 1.5,
     xlab = "Parental investment (m)", 
     ylab = expression(paste("Offspring viability (",upsilon,")")),
     ylim = c(0, 1));
text(x = 1.2, y = 0.9, labels = expression(upsilon == 1 - e^{-c(m - m[min])}), 
     cex = 1.75);
abline(a = 0, b = 2*0.3410784 / 2.146197, lty = "dashed");
arrows(x0=2.146197,y0=0.3,x1=2.146197,y1=0,
       length = 0.15,angle=30,code=2,lwd=3);
text(x=2.146197,y=0.4,labels=expression(paste(italic(m)^"*")),cex=2);
## ---- chunk 19
OffATr <- function(r, m, mmin=1, Beta=1, c=1){
    return( (1/2)*(1+r) * (1 - exp(-c*(m - mmin - Beta*r)) ));
}
# Below is fmd for analysis and plotting
OffATrd <- function(r, m, mmin=1, Beta=1, c=1){
    return(  0.5 * (1 + r) * (exp(-c * (m - mmin - Beta * r)) * c)  );
    # Also can simplify: return(  (c/2)*(1+r)*exp(-c*(m-mmin-Beta*r))  );
} # We'll need the above to find m^{*} and \gamma^{*} 
# To find m^{*}, can use the function below
findm <- function(low.guess,high.guess,rval,mmin=1,Beta=1,c=1){
  fm  <- function(m,r=rval){ 
           OffATrd(r=rval, mmin=mmin, Beta=Beta, m=m, c=c)*(0-m) + 
             OffATr(r=rval, mmin=mmin, Beta=Beta, m=m, c=c);
         }
  lg  <- fm(m=low.guess, r=rval);
  hg  <- fm(m=high.guess,r=rval);
  if(lg > 0){
    u <- low.guess;
    l <- high.guess;
  }else{
    u <- high.guess;
    l <- low.guess;
  }
  if((fm(l) > 0 & fm(u) > 0) | (fm(l) < 0 & fm(u) < 0)){
    return("Value of m is outside the range");
  }else{
    check  <- 1;
    mguess <- 0.5 * (l+u);
    i      <- 0;
    while(abs(check) > 0.000001 & i < 1000000){
        check <- fm(r=rval, m=mguess);
        if(check > 0){
          u      <- mguess;
          mguess <- 0.5*(l+mguess); 
        }else{
          l      <- mguess;
          mguess <- 0.5*(u+mguess);
        }
        i <- i+1;
    }
    return(mguess);
  }
} # Running the below returns the estimate
fmpl  <- expression(zeta[off] == frac(1,2)*(1+r)*(1-e^{(-c*(m-m[min]-beta*r))}));
inputPanel(
    
  sliderInput("rval", label = "Relatedness", width="100%",
              min = 0.0, max = 1, value = 0, step = 0.05), 
    
  sliderInput("cval", label = "PI curve", width="100%",
              min = 0.0, max = 3, value = 1, step=0.2),
  
  sliderInput("mmin", label = "Minimum m value", width="100%",
              min = 0.0, max = 2, value = 1, step = 0.1),
  
  sliderInput("Beta", label = "Inbreeding depression", 
              width="100%", min = 0.0, max = 5, value = 0, step = 0.2)
)

renderPlot({
  cc  <- as.numeric(input$cval);
  mm  <- as.numeric(input$mmin);
  bb  <- as.numeric(input$Beta);
  rr  <- as.numeric(input$rval);
  rmm <- findm(low.guess=0,high.guess=6,rval=rr,mmin=mm,Beta=bb,c=cc);
  mzt <- OffATr(r=rr, m=rmm, mmin=mm, Beta=bb, c=cc);
  rmg <- mzt / rmm;    
  PI  <- seq(from=0,to=4,by=0.01);
  All <- OffATr(r=rr, m=PI, mmin=mm, Beta=bb, c=cc);
  par(mar=c(5,5,2,2));
  plot(PI,All,type="l",lwd=4,ylim=c(0,1),
     xlab=expression(paste("Parental investment (",italic(m),")")),
     ylab=expression(paste("IBD alleles in offspring (",zeta[off],")")),
     cex.lab=1.5,cex.axis=1.5);
  abline(h=0,lty="dotted",lwd=0.8);
  abline(a=0,b=rmg,lty="solid", lwd=2,col="blue");
  arrows(x0=rmm,y0=mzt/2,x1=rmm,y1=0,length = 0.15,angle=30,code=2,lwd=3,col="blue");
  text(x=1,y=0.8,labels=fmpl,cex=2);
  text(x=rmm,y=0.5*mzt+0.07,labels=expression(paste(italic(m)^"*")),col="blue",cex=2);
  text(x=0.5,y=rmg*0.5+0.07,labels=expression(paste(italic(gamma^"*"))),
       srt=rmg,cex=2,col="blue");
})
